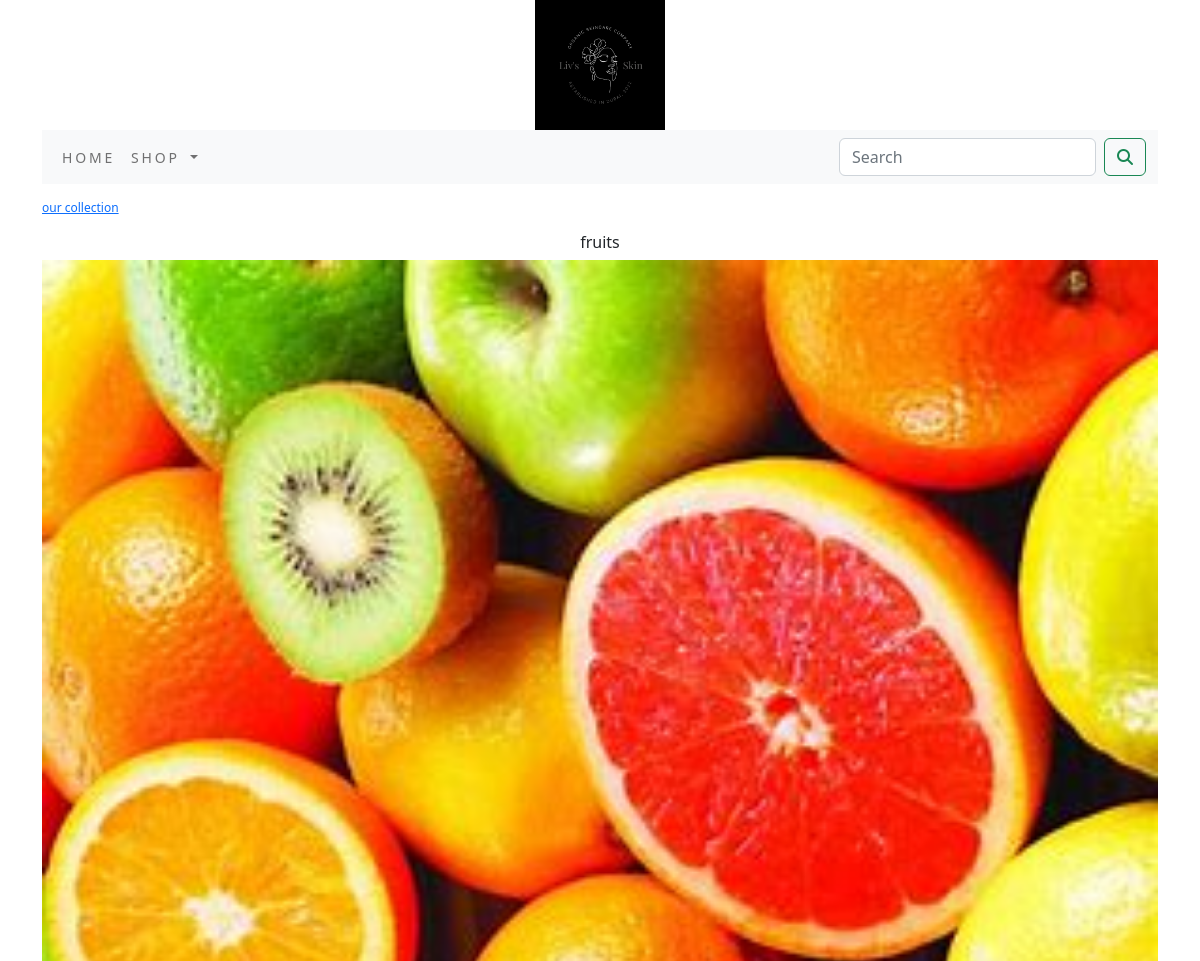
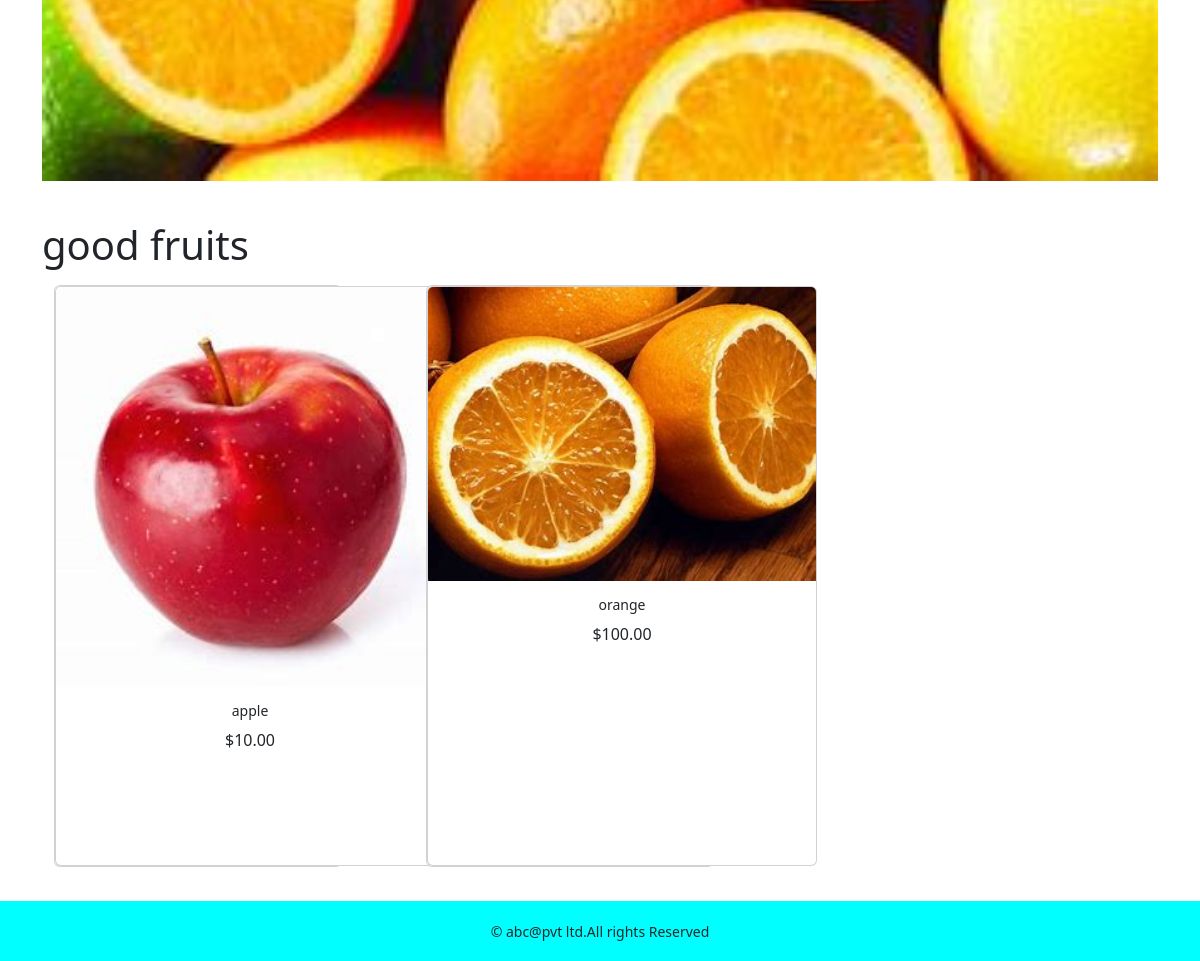
The app's page /shop/fruits/ with its own data (2 pictures, top to bottom).
### shop/models.py (models this page shows, shortened)
class Category(models.Model):
    name=models.CharField(max_length=250,unique=True)
    slug=models.SlugField(max_length=250,unique=True)
    desc=models.TextField(blank=True)
    image=models.ImageField(upload_to='category',blank=True)
    class Meta:
        ordering=('name',)
        verbose_name='category'
        verbose_name_plural='categories'
    def get_url(self):
        return reverse('shop:products_by_category',args=[self.slug])

class Product(models.Model):
    objects = None
    name=models.CharField(max_length=250,unique=True)
    slug=models.SlugField(max_length=250,unique=True)
    desc=models.TextField(blank=True)
    price=models.DecimalField(max_digits=10,decimal_places=2)
    category=models.ForeignKey(Category,on_delete=models.CASCADE)
    image=models.ImageField(upload_to='product',blank=True)
    stock=models.IntegerField()
    available=models.BooleanField(default=True)
    created=models.DateTimeField(auto_now_add=True)
    update=models.DateTimeField(auto_now=True)
    def get_url(self):
        return reverse('shop:procatdetail',args=[self.category.slug,self.slug])
    class Meta:
        ordering=('name',)
        verbose_name='product'
        verbose_name_plural='products'

### shop/views.py (the view)
# urls.py: path('',views.allProdCat,name='allProdCat'),
def allProdCat(request,c_slug=None):
    c_page=None
    products_list=None
    if c_slug!=None:
        c_page=get_object_or_404(Category,slug=c_slug)
        products_list=Product.objects.all().filter(category=c_page,available=True)
    else:
        products_list=Product.objects.all().filter(available=True)
    paginator=Paginator(products_list,6)
    try:
        page=int(request.GET.get('page','1'))
    except:
        page=1
    try:
        products=paginator.page(page)
    except (EmptyPage,InvalidPage):
        products=paginator.page(paginator.num_pages)
    return render(request,"category.html",{'category':c_page,'products':products})

### cart/context_processors.py (called while the page is built)
def counter(request):
    item_count=0
    if 'admin' in request.path:
        return ()
    else:
        try:
            cart=Cart.objects.filter(cart_id=cart_id(request))
            cat_items=CartItem.objects.all().filter(cart=cart[:1])
            for cart_item in cat_items:
                item_count += cart_item.quantity
        except Cart.DoesNotExist:
            item_count=0
    return dict(item_count=item_count)

### cart/views.py (called while the page is built)
def cart_id(request):
    cart=request.session.session_key
    if not cart:
        cart=request.session.create()
    return cart

### shop/context_processors.py (called while the page is built)
def menu_links(request):
    links=Category.objects.all()
    return dict(links=links)

### templates/category.html (shortened to what this page needs)
{% extends 'base.html' %}
{% load static %}
{% block content %}
    {% if category %}
        <div>
            <div class="row my_row_class">
                <div class="mx-auto">
                <p><a href="{% url 'shop:allProdCat' %}">our collection</a></p>
            </div>
                </div>
        </div>
    {% endif %}
<div class="mx-auto">
    {% if category %}
    <h1 class="text-center my_title">{{category.name}}</h1>
    <center>
    <img class=" my_image" src="{{category.image.url}}" alt="{{category.name}}" width="900px" height="400px">
        </center>
</div><br>
<div>
    <p class="text-justify"><h1>{{category.desc}}</h1></p>
</div>
 {% endif %}
<div class="container">
            <div class="row mx_auto">
        {% for product in products.object_list %}
        <div class="my_bottom_margin col-12 col-sm-12 col-md-4 col-lg-4">
            <div class="card" style="width: 18rem;">
                <div class="card text-center " style="width:390px; height:580px">
                    <a href="{{product.get_url}}"><img class="card-img-top my_image" src="{{product.image.url}}" alt="{{product.name}}"></a>
                    <div class="card-body" >
                        <h4>{{product.name}}</h4>
                        <p>${{product.price}}</p>
                    </div>
                </div>
            </div>
        </div>
        {% endfor %}
    </div>
    <br>
</div>
{% endblock %}

### static/css/custom.css (style rules this page uses)
body { font-family: 'Roboto', sans-serif; }
.my_row_class { padding-top :15px; }
.my_row_class .mx-auto { color:#000; font-size:12px; }
.my_image { width:100%; height:auto; }
.my_title { font-size:16px; text_transform:uppercase; letter_spacing:.2em; }
.my_bottom_margin { margin-bottom:10px; }
.card-body h4 { font-size:14px; text_transform:uppercase; letter_spacing:.2em }

### records on screen
Category: name "fruits", image (picture), desc "good fruits"
Product: image (picture), name "apple", price "10.00"
Product: image (picture), name "orange", price "100.00"
